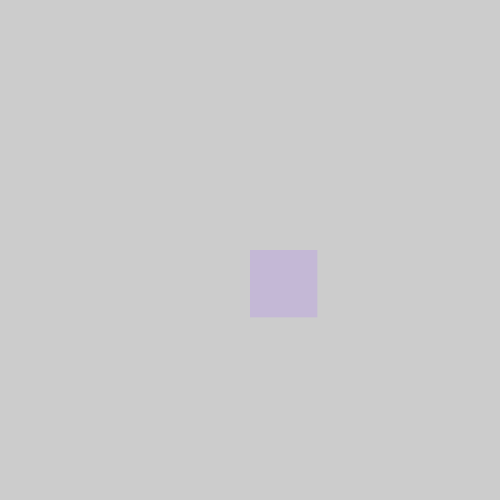
Frame 1 (no input)
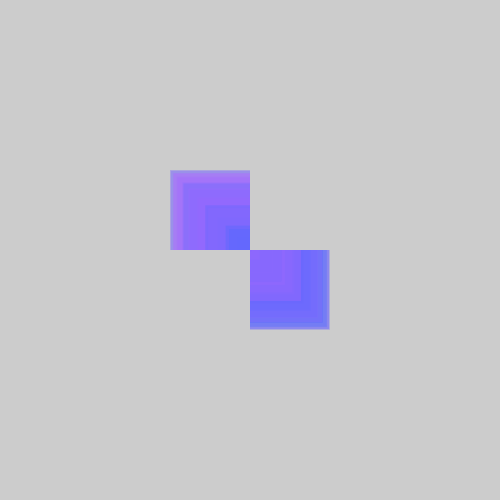
Frame 60 (the mouse pressed at the canvas centre just before this capture)
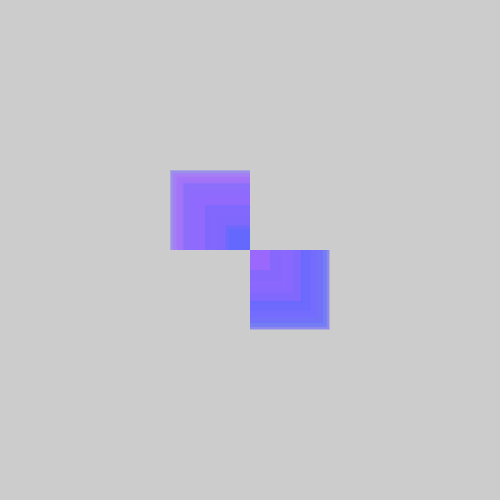
Frame 120 (the mouse held since frame 60 and released just before this capture)

The Processing sketch that drew these frames (run headless with seeded random() and noise(); from frame 60 on, the mouse is pressed at the canvas centre):

// Processing sketch: processing_166373
// ── processing_166373.pde

int counter;

void setup() {
size (500,500);
}


void draw() {  //draw function loops 
  counter++;
  noStroke();
  fill(random(255),100,255,50);
   if(mousePressed == true) { //add some interaction
    rect(mouseX, mouseY, 20, 20); 
  }
  
  else {
    rect(width/2, height/2, 80*sin(counter), 80*sin(counter));
  }
}
